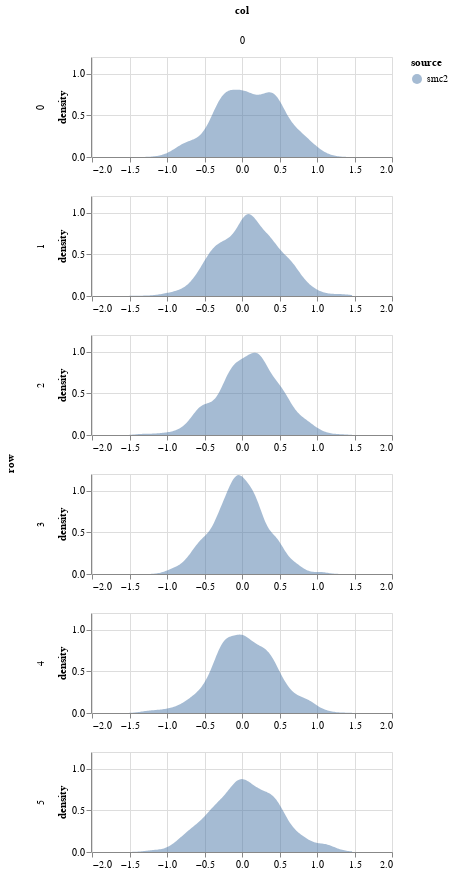

This figure's notebook cell:
### Markdown cell above
## Plot

### Code cell
param = 'beta'
df = get_post_df(ps_smc2[param]) 
df['source'] = 'smc2'
plot_density(df, height=100)

### Figure 1 — Vega-Lite specification as saved in the notebook (floating-point values rounded to 4 significant figures; data arrays with more than 128 entries replaced by an {"elided": "..."} marker saying what was removed)
{"config": {"view": {"continuousWidth": 400, "continuousHeight": 300}}, "data": {"name": "data-9289aee99b516d271566581772b0a327"}, "mark": {"type": "area", "opacity": 0.5}, "encoding": {"color": {"type": "nominal", "field": "source"}, "column": {"type": "quantitative", "field": "col"}, "row": {"type": "quantitative", "field": "row"}, "x": {"type": "quantitative", "field": "value", "title": null}, "y": {"type": "quantitative", "field": "density"}}, "height": 100, "resolve": {"scale": {"x": "independent"}}, "transform": [{"fold": ["value"]}, {"density": "value", "groupby": ["cn", "row", "col", "source"]}], "width": 300, "$schema": "https://vega.github.io/schema/vega-lite/v4.8.1.json", "datasets": {"data-9289aee99b516d271566581772b0a327": {"elided": "6000 records"}}}
